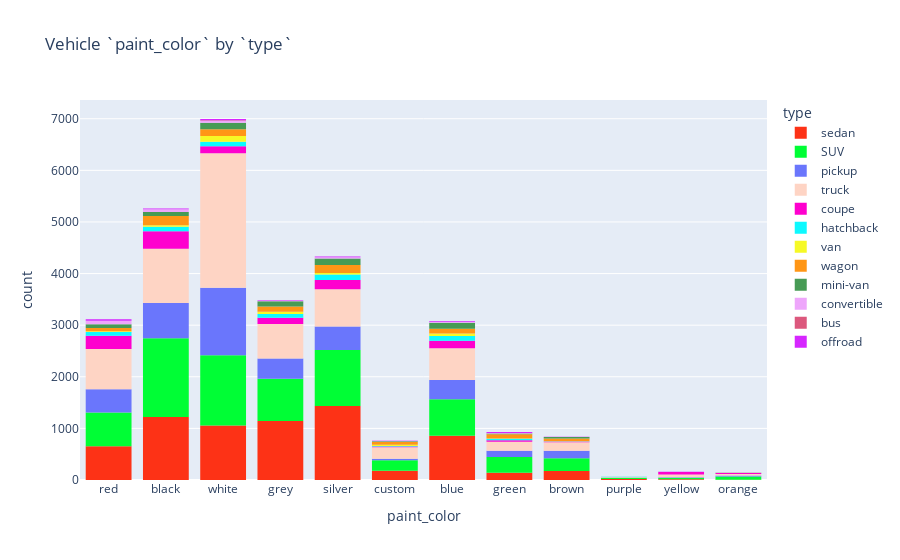

This figure's notebook cell:
### Markdown cell above
From the plot it seems like the more recent the model year, the longer the car takes to be sold. This seems to be true for models that are released withing the last 20 years. This might indicate that, depending on the manufacturer and model, older cars tend to appreciate in value, perhaps due to buyers who are collectors. There might be fewer older models available, with the lack of supply (vs. demand) adding to a car's overall value.

### Code cell
# Filter out rows where the paint color is "unknown" and the type of car is "other"
df_paint_color_filtered = df_cleaned[
    ~(df_cleaned['paint_color'] == 'unknown') & ~(df_cleaned['type'] == 'other')
]

# Plot a histogram to visualize the distribution of paint colors
fig = px.histogram(
    df_paint_color_filtered,
    x='paint_color',
    color='type',
    color_discrete_sequence=px.colors.qualitative.Light24,
    title='Vehicle `paint_color` by `type`')
fig.show()

### Figure 1 — Plotly figure (JSON) as saved in the notebook; plotly's stock layout.template omitted (floating-point values rounded to 4 significant figures; data arrays with more than 128 entries replaced by an {"elided": "..."} marker saying what was removed)
{"data": [{"alignmentgroup": "True", "bingroup": "x", "hovertemplate": "type=sedan<br>paint_color=%{x}<br>count=%{y}<extra></extra>", "legendgroup": "sedan", "marker": {"color": "#FD3216", "pattern": {"shape": ""}}, "name": "sedan", "offsetgroup": "sedan", "orientation": "v", "showlegend": true, "type": "histogram", "x": {"elided": "6897 str values"}, "xaxis": "x", "yaxis": "y"}, {"alignmentgroup": "True", "bingroup": "x", "hovertemplate": "type=SUV<br>paint_color=%{x}<br>count=%{y}<extra></extra>", "legendgroup": "SUV", "marker": {"color": "#00FE35", "pattern": {"shape": ""}}, "name": "SUV", "offsetgroup": "SUV", "orientation": "v", "showlegend": true, "type": "histogram", "x": {"elided": "7030 str values"}, "xaxis": "x", "yaxis": "y"}, {"alignmentgroup": "True", "bingroup": "x", "hovertemplate": "type=pickup<br>paint_color=%{x}<br>count=%{y}<extra></extra>", "legendgroup": "pickup", "marker": {"color": "#6A76FC", "pattern": {"shape": ""}}, "name": "pickup", "offsetgroup": "pickup", "orientation": "v", "showlegend": true, "type": "histogram", "x": {"elided": "3987 str values"}, "xaxis": "x", "yaxis": "y"}, {"alignmentgroup": "True", "bingroup": "x", "hovertemplate": "type=truck<br>paint_color=%{x}<br>count=%{y}<extra></extra>", "legendgroup": "truck", "marker": {"color": "#FED4C4", "pattern": {"shape": ""}}, "name": "truck", "offsetgroup": "truck", "orientation": "v", "showlegend": true, "type": "histogram", "x": {"elided": "7106 str values"}, "xaxis": "x", "yaxis": "y"}, {"alignmentgroup": "True", "bingroup": "x", "hovertemplate": "type=coupe<br>paint_color=%{x}<br>count=%{y}<extra></extra>", "legendgroup": "coupe", "marker": {"color": "#FE00CE", "pattern": {"shape": ""}}, "name": "coupe", "offsetgroup": "coupe", "orientation": "v", "showlegend": true, "type": "histogram", "x": {"elided": "1298 str values"}, "xaxis": "x", "yaxis": "y"}, {"alignmentgroup": "True", "bingroup": "x", "hovertemplate": "type=hatchback<br>paint_color=%{x}<br>count=%{y}<extra></extra>", "legendgroup": "hatchback", "marker": {"color": "#0DF9FF", "pattern": {"shape": ""}}, "name": "hatchback", "offsetgroup": "hatchback", "orientation": "v", "showlegend": true, "type": "histogram", "x": {"elided": "576 str values"}, "xaxis": "x", "yaxis": "y"}, {"alignmentgroup": "True", "bingroup": "x", "hovertemplate": "type=van<br>paint_color=%{x}<br>count=%{y}<extra></extra>", "legendgroup": "van", "marker": {"color": "#F6F926", "pattern": {"shape": ""}}, "name": "van", "offsetgroup": "van", "orientation": "v", "showlegend": true, "type": "histogram", "x": {"elided": "323 str values"}, "xaxis": "x", "yaxis": "y"}, {"alignmentgroup": "True", "bingroup": "x", "hovertemplate": "type=wagon<br>paint_color=%{x}<br>count=%{y}<extra></extra>", "legendgroup": "wagon", "marker": {"color": "#FF9616", "pattern": {"shape": ""}}, "name": "wagon", "offsetgroup": "wagon", "orientation": "v", "showlegend": true, "type": "histogram", "x": {"elided": "902 str values"}, "xaxis": "x", "yaxis": "y"}, {"alignmentgroup": "True", "bingroup": "x", "hovertemplate": "type=mini-van<br>paint_color=%{x}<br>count=%{y}<extra></extra>", "legendgroup": "mini-van", "marker": {"color": "#479B55", "pattern": {"shape": ""}}, "name": "mini-van", "offsetgroup": "mini-van", "orientation": "v", "showlegend": true, "type": "histogram", "x": {"elided": "673 str values"}, "xaxis": "x", "yaxis": "y"}, {"alignmentgroup": "True", "bingroup": "x", "hovertemplate": "type=convertible<br>paint_color=%{x}<br>count=%{y}<extra></extra>", "legendgroup": "convertible", "marker": {"color": "#EEA6FB", "pattern": {"shape": ""}}, "name": "convertible", "offsetgroup": "convertible", "orientation": "v", "showlegend": true, "type": "histogram", "x": {"elided": "258 str values"}, "xaxis": "x", "yaxis": "y"}, {"alignmentgroup": "True", "bingroup": "x", "hovertemplate": "type=bus<br>paint_color=%{x}<br>count=%{y}<extra></extra>", "legendgroup": "bus", "marker": {"color": "#DC587D", "pattern": {"shape": ""}}, "name": "bus", "offsetgroup": "bus", "orientation": "v", "showlegend": true, "type": "histogram", "x": ["white", "white", "white", "white", "white", "white", "white", "white", "white", "black", "white", "white", "white", "blue", "white", "white"], "xaxis": "x", "yaxis": "y"}, {"alignmentgroup": "True", "bingroup": "x", "hovertemplate": "type=offroad<br>paint_color=%{x}<br>count=%{y}<extra></extra>", "legendgroup": "offroad", "marker": {"color": "#D626FF", "pattern": {"shape": ""}}, "name": "offroad", "offsetgroup": "offroad", "orientation": "v", "showlegend": true, "type": "histogram", "x": {"elided": "132 str values"}, "xaxis": "x", "yaxis": "y"}], "layout": {"barmode": "relative", "legend": {"title": {"text": "type"}, "tracegroupgap": 0}, "title": {"text": "Vehicle `paint_color` by `type`"}, "xaxis": {"anchor": "y", "domain": [0, 1], "title": {"text": "paint_color"}}, "yaxis": {"anchor": "x", "domain": [0, 1], "title": {"text": "count"}}}}
